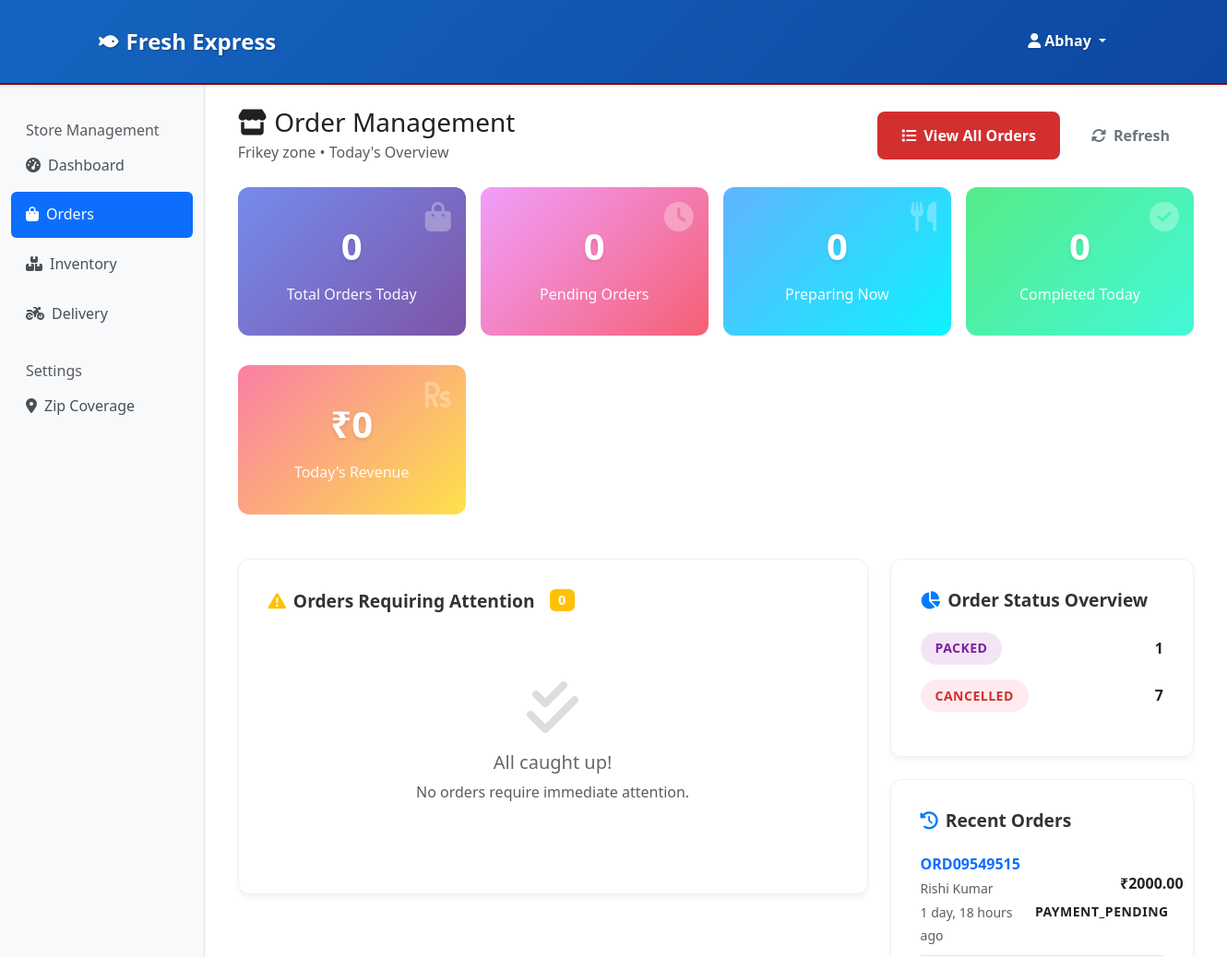
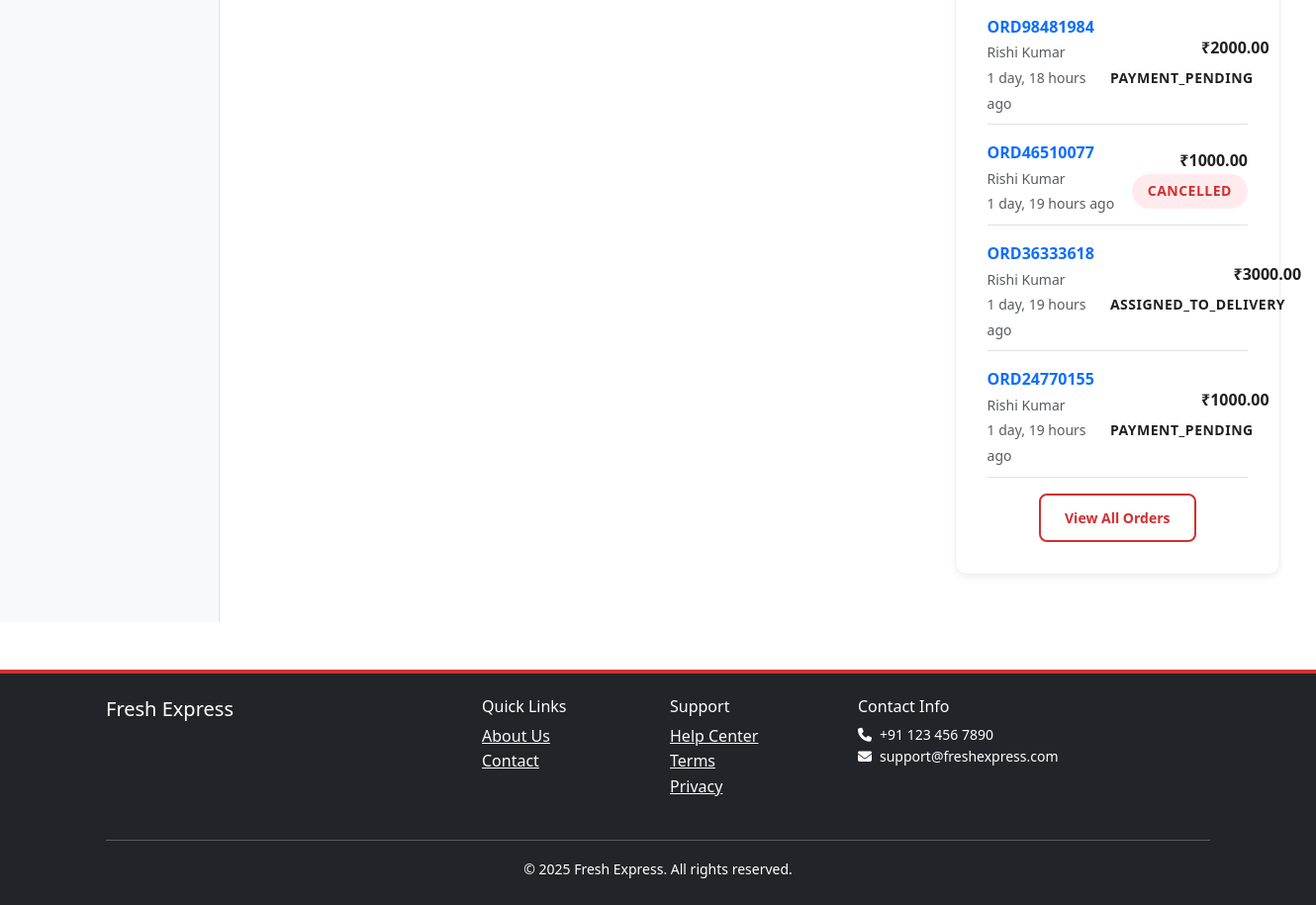
The app's page /stores/orders/dashboard/ (signed in), older data (2 pictures, top to bottom).
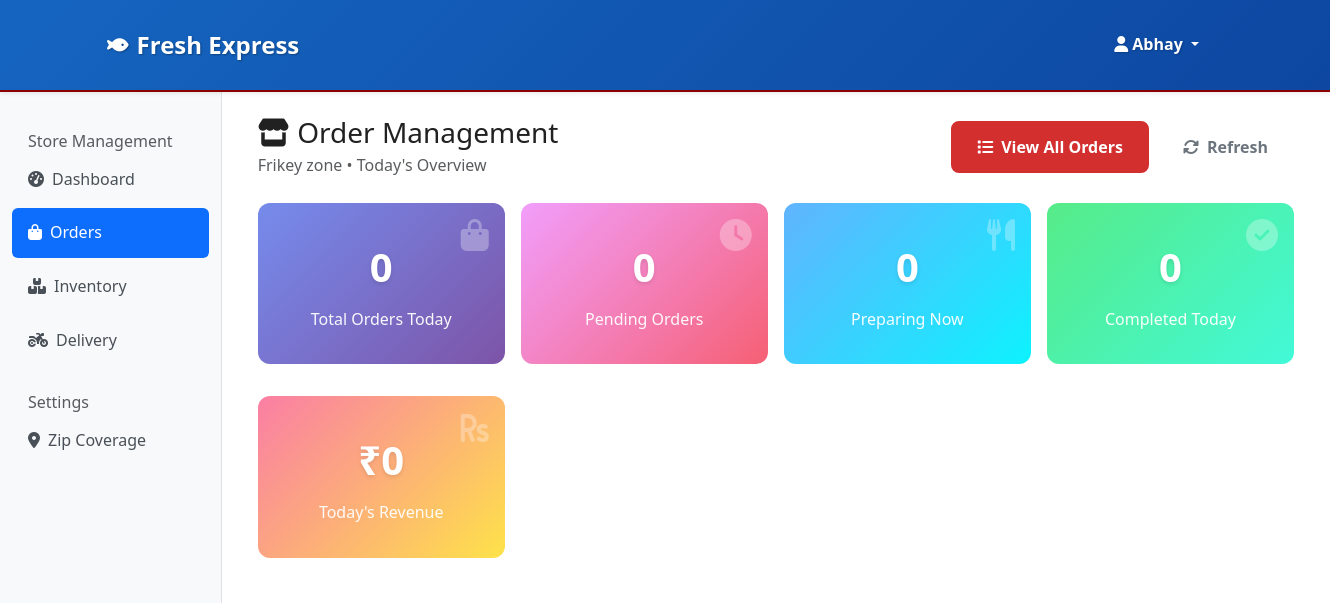
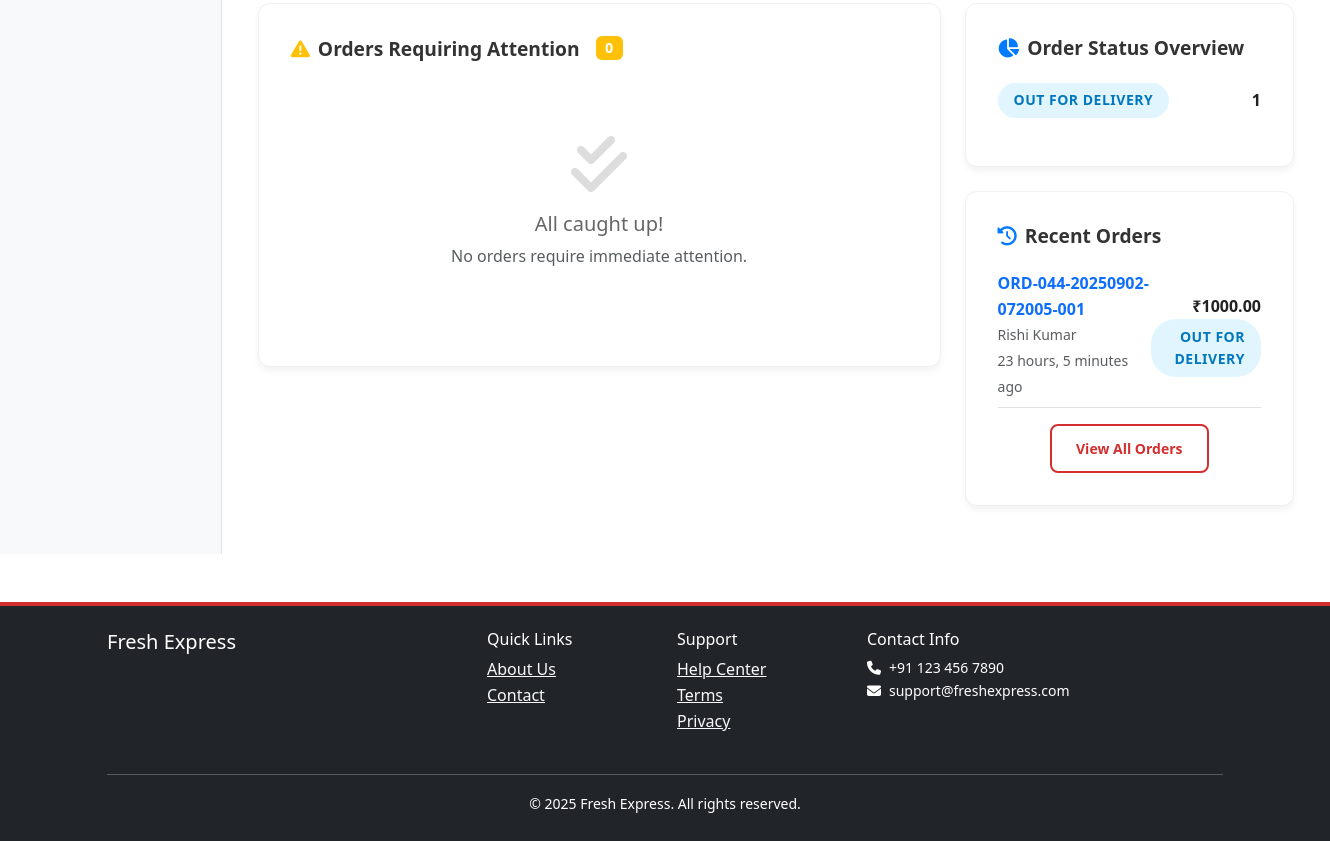
The same page, newer data (2 pictures, top to bottom).
### orders/models.py (models this page shows, shortened)
class Order(TimeStampedModel):
    ORDER_STATUS = [
        ('placed', 'Placed'),
        ('confirmed', 'Confirmed'),
        ('preparing', 'Preparing'),
        ('packed', 'Packed'),
        ('ready_for_pickup', 'Ready for Pickup'),
        ('handed_to_delivery', 'Handed to Delivery Agent'),
        ('out_for_delivery', 'Out for Delivery'),
        ('delivered', 'Delivered'),
        ('cancelled', 'Cancelled'),
        ('refunded', 'Refunded'),
    ]
    PAYMENT_STATUS = [
        ('pending', 'Pending'),
        ('paid', 'Paid'),
        ('failed', 'Failed'),
        ('refunded', 'Refunded'),
    ]
    PAYMENT_METHODS = [
        ('cod', 'Cash on Delivery'),
        ('upi', 'UPI'),
        ('card', 'Credit/Debit Card'),
        ('wallet', 'Digital Wallet'),
    ]
    order_id = models.UUIDField(default=uuid.uuid4, unique=True, editable=False)
    order_number = models.CharField(max_length=20, unique=True, db_index=True)
    user = models.ForeignKey(User, on_delete=models.CASCADE, related_name='orders')
    store = models.ForeignKey(Store, on_delete=models.CASCADE, related_name='orders')
    delivery_address = models.ForeignKey(Address, on_delete=models.PROTECT, related_name='orders')
    delivery_slot = models.ForeignKey(DeliverySlot, on_delete=models.PROTECT, blank=True, null=True)
    status = models.CharField(max_length=20, choices=ORDER_STATUS, default='placed')
    payment_status = models.CharField(max_length=10, choices=PAYMENT_STATUS, default='pending')
    payment_method = models.CharField(max_length=10, choices=PAYMENT_METHODS, default='cod')
    subtotal = models.DecimalField(max_digits=10, decimal_places=2)
    delivery_fee = models.DecimalField(max_digits=6, decimal_places=2, default=Decimal('0.00'))
    tax_amount = models.DecimalField(max_digits=8, decimal_places=2, default=Decimal('0.00'))
    discount_amount = models.DecimalField(max_digits=8, decimal_places=2, default=Decimal('0.00'))
    total_amount = models.DecimalField(max_digits=10, decimal_places=2)
    estimated_delivery_time = models.DateTimeField(blank=True, null=True)
    actual_delivery_time = models.DateTimeField(blank=True, null=True)
    delivery_instructions = models.TextField(blank=True, null=True)
    handover_to_delivery_time = models.DateTimeField(blank=True, null=True)
    delivery_agent_confirmed = models.BooleanField(default=False)
    store_handover_confirmed = models.BooleanField(default=False)
    store_handover_time = models.DateTimeField(blank=True, null=True)
    customer_delivery_confirmed = models.BooleanField(default=False)
    customer_delivery_time = models.DateTimeField(blank=True, null=True)
    handover_verification_code = models.CharField(max_length=6, blank=True, null=True)
    delivery_confirmation_code = models.CharField(max_length=8, blank=True, null=True, help_text="Code for final delivery confirmation")
    handover_code = models.CharField(max_length=6, blank=True, null=True, help_text="6-digit alphanumeric code for store-to-delivery handover")
    payment_id = models.CharField(max_length=100, blank=True, null=True)
    payment_details = models.JSONField(default=dict, blank=True)
    customer_notes = models.TextField(blank=True, null=True)
    store_notes = models.TextField(blank=True, null=True)
    class Meta:
        ordering = ['-created_at']
        indexes = [
            models.Index(fields=['user', 'status']),
            models.Index(fields=['store', 'status']),
            models.Index(fields=['order_number']),
            models.Index(fields=['status', 'created_at']),
        ]

### accounts/models.py (models this page shows, shortened)
class User(AbstractUser):
    USER_TYPES = [
        ('customer', 'Customer'),
        ('store_owner', 'Store Owner'),
        ('store_staff', 'Store Staff'),
        ('delivery_agent', 'Delivery Agent'),
        ('admin', 'Admin'),
    ]
    user_type = models.CharField(max_length=20, choices=USER_TYPES, default='customer')
    phone_number = models.CharField(max_length=15, blank=True, null=True)
    email_verified = models.BooleanField(default=False)
    phone_verified = models.BooleanField(default=False)
    created_at = models.DateTimeField(auto_now_add=True)
    updated_at = models.DateTimeField(auto_now=True)

### stores/order_management_views.py (the view)
# urls.py: path('orders/dashboard/', StoreOrderDashboardView.as_view(), name='orders_dashboard'),
class StoreOrderDashboardView(StoreRequiredMixin, TemplateView):
    template_name = 'stores/orders/dashboard.html'
    def dispatch(self, request, *args, **kwargs):
        if request.user.user_type == 'store_staff':
            messages.error(request, 'Staff members should use the staff dashboard instead.')
            return redirect('stores:staff_dashboard')
        return super().dispatch(request, *args, **kwargs)
    def get_context_data(self, **kwargs):
        context = super().get_context_data(**kwargs)
        try:
            store = Store.objects.get(owner=self.request.user)
        except Store.DoesNotExist:
            messages.error(self.request, 'No store found for your account.')
            return context
        context['store'] = store
        today = timezone.now().date()
        today_orders = Order.objects.filter(store=store, created_at__date=today)
        context['today_stats'] = {
            'total_orders': today_orders.count(),
            'pending_orders': today_orders.filter(status__in=['placed', 'confirmed']).count(),
            'preparing_orders': today_orders.filter(status='preparing').count(),
            'ready_orders': today_orders.filter(status__in=['packed', 'ready_for_pickup']).count(),
            'completed_orders': today_orders.filter(status='delivered').count(),
            'revenue': today_orders.filter(status='delivered').aggregate(
                total=Sum('total_amount'))['total'] or 0
        }
        pending_orders = Order.objects.filter(
            store=store,
            status__in=['placed', 'confirmed', 'preparing']
        ).order_by('created_at')[:10]
        context['pending_orders'] = pending_orders
        status_counts = {}
        for status_code, status_name in Order.ORDER_STATUS:
            count = Order.objects.filter(store=store, status=status_code).count()
            status_counts[status_code] = {
                'name': status_name,
                'count': count
            }
        context['status_counts'] = status_counts
        recent_orders = Order.objects.filter(store=store).order_by('-created_at')[:5]
        context['recent_orders'] = recent_orders
        week_ago = timezone.now() - timedelta(days=7)
        context['weekly_analytics'] = OrderAnalyticsService.get_order_stats(
            store=store,
            date_from=week_ago.date()
        )
        return context

### accounts/models.py (called while the page is built)
    @classmethod
    def get_active_banners(cls, location=None):
        now = timezone.now()
        queryset = cls.objects.filter(
            is_active=True,
            valid_from__lte=now,
            valid_until__gte=now
        ).order_by('display_order', '-created_at')
        if location:
            queryset = queryset.filter(display_location=location)
        return queryset

### core/banner_context.py (called while the page is built)
def promotional_banners(request):
    return {
        'home_top_banners': PromotionalBanner.get_active_banners('home_top'),
        'home_middle_banners': PromotionalBanner.get_active_banners('home_middle'),
        'home_bottom_banners': PromotionalBanner.get_active_banners('home_bottom'),
        'loyalty_banners': PromotionalBanner.get_active_banners('loyalty_dashboard'),
        'checkout_banners': PromotionalBanner.get_active_banners('checkout'),
    }

### core/context_processors.py (called while the page is built, shortened)
def admin_context(request):
    context = {}
    return context

### templates/stores/orders/dashboard.html (shortened to what the changed rows need)
{% extends 'stores/base.html' %}
{% load static %}
{% block store_content %}
<div class="container-fluid py-4">
    <div class="d-flex justify-content-between align-items-center mb-4">
        <div>
            <h1 class="h3 mb-1">
                <i class="fas fa-store me-2"></i>Order Management
            </h1>
        </div>
    </div>
    <div class="row">
        <div class="col-lg-4">
            <div class="dashboard-card">
                <div class="status-overview">
                    {% for status_code, status_info in status_counts.items %}
                        {% if status_info.count > 0 %}
                        <div class="d-flex justify-content-between align-items-center mb-3">
                            <div>
                                <span class="status-badge status-{{ status_code }}">
                                    {{ status_info.name }}
                                </span>
                            </div>
                            <div>
                                <strong>{{ status_info.count }}</strong>
                            </div>
                        </div>
                        {% endif %}
                    {% endfor %}
                </div>
            </div>
            <div class="dashboard-card">
                {% for order in recent_orders %}
                <div class="d-flex justify-content-between align-items-center mb-3 pb-2 border-bottom">
                    <div>
                        <a href="{% url 'stores:order_detail' order.order_number %}" class="text-decoration-none">
                            <strong>{{ order.order_number }}</strong>
                        </a>
                        <br>
                        <small class="text-muted">
                            {{ order.user.get_full_name|default:order.user.email|truncatechars:25 }}
                        </small>
                        <br>
                        <small class="text-muted">{{ order.created_at|timesince }} ago</small>
                    </div>
                    <div class="text-end">
                        <div class="fw-bold">₹{{ order.total_amount }}</div>
                        <span class="status-badge status-{{ order.status }}">
                            {{ order.get_status_display }}
                        </span>
                    </div>
                </div>
                {% empty %}
                <div class="text-center py-3 text-muted">
                    <i class="fas fa-inbox fa-2x mb-2"></i>
                    <p class="mb-0">No recent orders</p>
                </div>
                {% endfor %}
            </div>
        </div>
    </div>
</div>
{% endblock %}

Row changes from the older to the newer data that the page shows:
removed Order: order_number "ORD09549515", user.get_full_name "Rishi Kumar", created_at "1 day, 18 hours", total_amount "2000.00", status "PAYMENT_PENDING"
removed Order: order_number "ORD98481984", user.get_full_name "Rishi Kumar", created_at "1 day, 18 hours", total_amount "2000.00", status "PAYMENT_PENDING"
removed Order: order_number "ORD46510077", user.get_full_name "Rishi Kumar", created_at "1 day, 19 hours", total_amount "1000.00", status "CANCELLED"
removed Order: order_number "ORD36333618", user.get_full_name "Rishi Kumar", created_at "1 day, 19 hours", total_amount "3000.00", status "ASSIGNED_TO_DELIVERY"
removed Order: order_number "ORD24770155", user.get_full_name "Rishi Kumar", created_at "1 day, 19 hours", total_amount "1000.00", status "PAYMENT_PENDING"
added Order: order_number "ORD-044-20250902-072005-001", user.get_full_name "Rishi Kumar", created_at "23 hours, 5 minutes", total_amount "1000.00", status "OUT FOR DELIVERY"
Text that changed along with them:
new list line: "OUT FOR DELIVERY 1"
list line gone: "PACKED 1"
list line gone: "CANCELLED 7"
